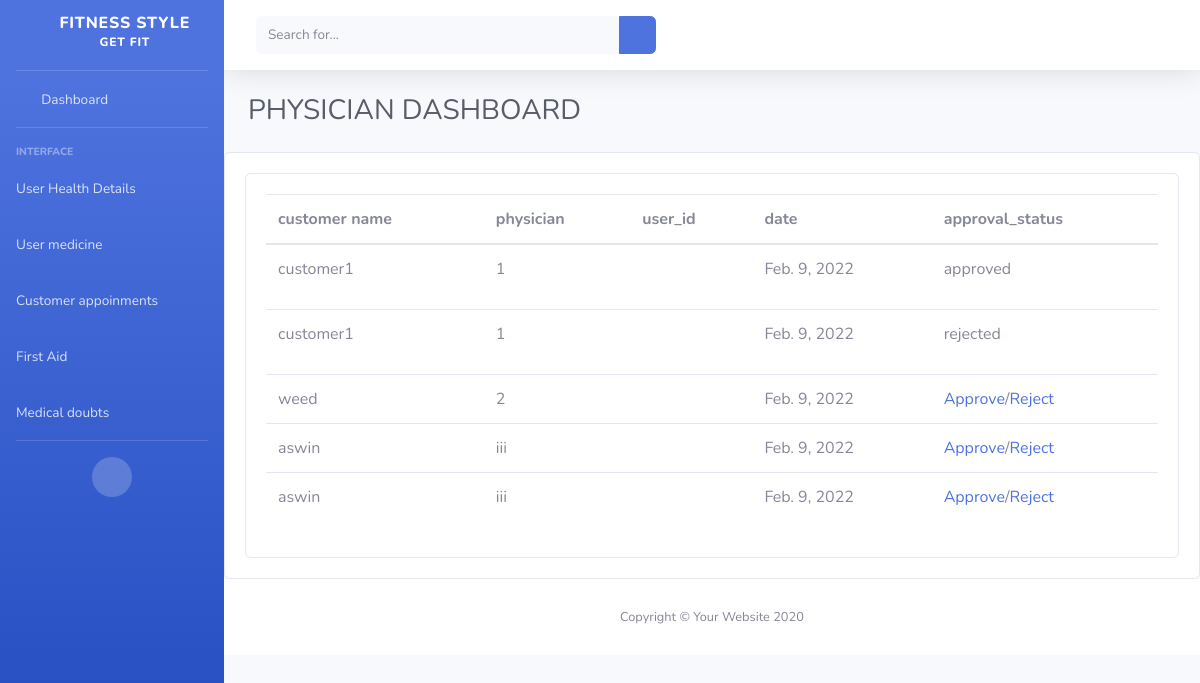
The app's page /ViewAppoinments/ with its own data.
### FSapp/models.py (models this page shows)
class appoinments(models.Model):
    name = models.CharField(max_length=20)
    physician = models.CharField(max_length=20)
    date = models.DateField()
    approval_status = models.IntegerField(default=0)

### FSapp/physican_views.py (the view)
# urls.py: path('ViewAppoinments/',physican_views.viewappoinments,name='ViewAppoinments'),
def viewappoinments(request):
    data = appoinments.objects.all()
    return render(request,'physican/view_appoinments.html',{'data': data})

### templates/physican/view_appoinments.html
{% extends 'physican/physician_dashboard.html' %}
{% block content %}
                     <div class="row">
  <div class="col-sm-12">
    <div class="card">
      <div class="card-body">
<table class="table">
  <thead>
    <tr>
      <th scope="col">customer name</th>
      <th scope="col">physician</th>
      <th scope="col">user_id</th>
      <th scope="col">date</th>
      <th scope="col">approval_status</th>
    </tr>
  </thead>
  <tbody>
    {% for i in data %}
    <tr>
      <td>{{i.name}}</td>
      <td>{{i.physician}}</td>
      <td>{{i.user_id}}</td>
      <td>{{i.date}}</td>
      <td>
        {% if i.approval_status == 0 %}
        <a href="{% url 'approve' i.id %}">Approve</a>/<a href="{% url 'reject' i.id %}">Reject</a>
        {% elif i.approval_status == 1  %}
        <p>approved</p>
        {% elif i.approval_status == 2  %}
        <p>rejected</p>
        {% endif %}
      </td>
</tr>
    {% endfor %}
  </tbody>
</table>
      </div>
    </div>
  </div>
                     </div>
{% endblock %}

### records on screen
appoinments: name "customer1", physician "1", date "Feb. 9, 2022", approval_status "approved"
appoinments: name "customer1", physician "1", date "Feb. 9, 2022", approval_status "rejected"
appoinments: name "weed", physician "2", date "Feb. 9, 2022", approval_status "Approve"
appoinments: name "aswin", physician "iii", date "Feb. 9, 2022", approval_status "Approve"
appoinments: name "aswin", physician "iii", date "Feb. 9, 2022", approval_status "Approve"
